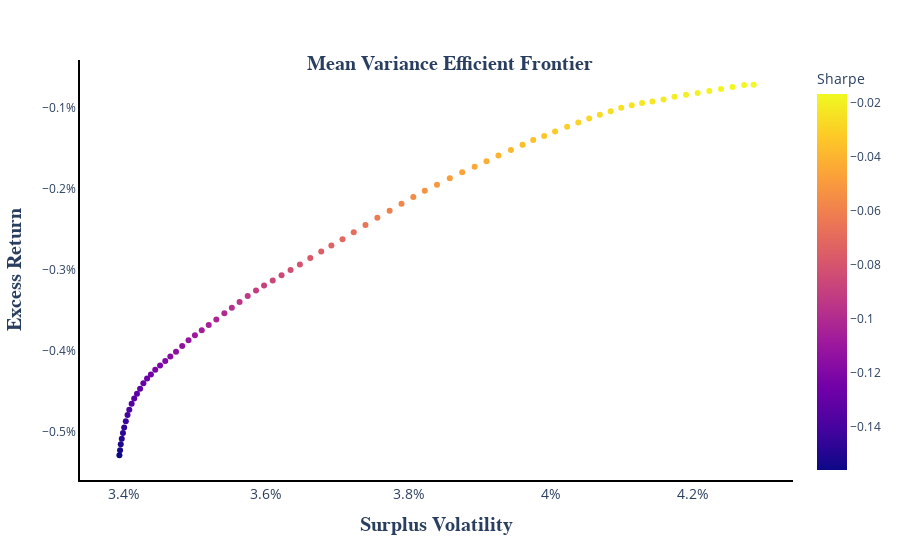

Notebook source saved alongside this figure:
### Markdown cell above
### Display MV Efficient Frontier

### Code cell
#Plotly version of the Efficient Frontier plot
ef_fig = plots.get_ef_fig(s.opt_ports_df)
ef_fig.show()

### Figure 1 — Plotly figure (JSON) as saved in the notebook; plotly's stock layout.template omitted (floating-point values rounded to 4 significant figures)
{"data": [{"hovertemplate": "Surplus Volatility=%{x}<br>Excess Return=%{y}<br>Sharpe=%{marker.color}<extra></extra>", "legendgroup": "", "marker": {"color": [-0.1561, -0.1542, -0.152, -0.1499, -0.1477, -0.1457, -0.1433, -0.1409, -0.1389, -0.1366, -0.1346, -0.1327, -0.1307, -0.1285, -0.1267, -0.125, -0.1231, -0.1213, -0.1195, -0.1176, -0.1156, -0.1133, -0.111, -0.109, -0.1068, -0.1047, -0.1025, -0.0999, -0.0977, -0.0954, -0.0931, -0.0909, -0.0888, -0.0868, -0.0848, -0.0827, -0.0805, -0.078, -0.0755, -0.0732, -0.0708, -0.0682, -0.0654, -0.0628, -0.0602, -0.0577, -0.0552, -0.0529, -0.0508, -0.0485, -0.0463, -0.0444, -0.0424, -0.0405, -0.0385, -0.0367, -0.0351, -0.0338, -0.0322, -0.0307, -0.0292, -0.0279, -0.0267, -0.0255, -0.0243, -0.0235, -0.0227, -0.0222, -0.0215, -0.0206, -0.02, -0.0194, -0.0187, -0.0181, -0.0174, -0.0168, -0.0166], "coloraxis": "coloraxis", "symbol": "circle"}, "mode": "markers", "name": "", "orientation": "v", "showlegend": false, "x": [3.393, 3.394, 3.395, 3.397, 3.398, 3.4, 3.402, 3.405, 3.407, 3.41, 3.414, 3.418, 3.422, 3.427, 3.432, 3.438, 3.444, 3.45, 3.458, 3.465, 3.473, 3.482, 3.49, 3.499, 3.509, 3.519, 3.53, 3.541, 3.551, 3.562, 3.574, 3.585, 3.597, 3.609, 3.621, 3.634, 3.647, 3.662, 3.677, 3.691, 3.707, 3.723, 3.739, 3.756, 3.773, 3.79, 3.807, 3.823, 3.84, 3.858, 3.875, 3.893, 3.909, 3.926, 3.944, 3.96, 3.975, 3.991, 4.006, 4.023, 4.038, 4.054, 4.069, 4.084, 4.099, 4.114, 4.128, 4.143, 4.158, 4.174, 4.19, 4.206, 4.223, 4.239, 4.255, 4.272, 4.285], "xaxis": "x", "y": [-0.5296, -0.5233, -0.5161, -0.5093, -0.502, -0.4953, -0.4876, -0.4797, -0.4734, -0.4659, -0.4595, -0.4534, -0.4472, -0.4405, -0.4347, -0.4296, -0.4239, -0.4185, -0.4131, -0.4075, -0.4015, -0.3945, -0.3875, -0.3813, -0.3749, -0.3685, -0.3616, -0.3539, -0.3471, -0.34, -0.3327, -0.3258, -0.3195, -0.3133, -0.3069, -0.3004, -0.2935, -0.2857, -0.2775, -0.2701, -0.2623, -0.2538, -0.2447, -0.2358, -0.2272, -0.2186, -0.2103, -0.2023, -0.1951, -0.1871, -0.1795, -0.1728, -0.1658, -0.1589, -0.152, -0.1455, -0.1396, -0.1347, -0.1291, -0.1234, -0.1179, -0.1129, -0.1085, -0.104, -0.0998, -0.0966, -0.0939, -0.0921, -0.0894, -0.0861, -0.0838, -0.0815, -0.0791, -0.0766, -0.0741, -0.0716, -0.0713], "yaxis": "y", "type": "scatter"}], "layout": {"xaxis": {"anchor": "y", "domain": [0.0, 1.0], "title": {"text": "<b>Surplus Volatility</b>", "font": {"family": "Calibri", "size": 20}}, "tickfont": {"size": 14}, "ticksuffix": "%", "showline": true, "linewidth": 2, "linecolor": "black", "mirror": false}, "yaxis": {"anchor": "x", "domain": [0.0, 1.0], "title": {"text": "<b>Excess Return</b>", "font": {"family": "Calibri", "size": 20}}, "ticksuffix": "%", "showline": true, "linewidth": 2, "linecolor": "black", "mirror": false}, "coloraxis": {"colorbar": {"title": {"text": "Sharpe"}}, "colorscale": [[0.0, "#0d0887"], [0.1111, "#46039f"], [0.2222, "#7201a8"], [0.3333, "#9c179e"], [0.4444, "#bd3786"], [0.5556, "#d8576b"], [0.6667, "#ed7953"], [0.7778, "#fb9f3a"], [0.8889, "#fdca26"], [1.0, "#f0f921"]]}, "legend": {"tracegroupgap": 0}, "margin": {"t": 60}, "title": {"font": {"family": "Calibri", "size": 20}, "text": "<b>Mean Variance Efficient Frontier</b>", "y": 0.9, "x": 0.5, "xanchor": "center", "yanchor": "top"}, "showlegend": true, "plot_bgcolor": "White"}}
